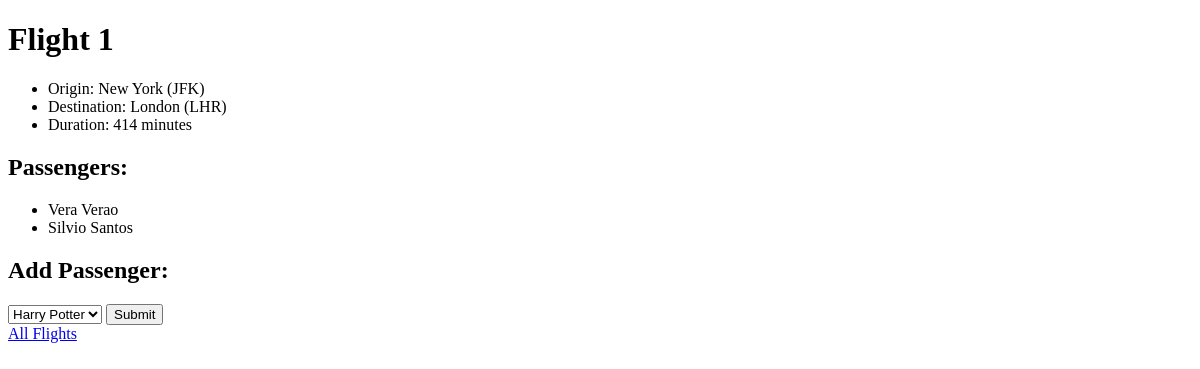
The app's page /flights/1, older data.
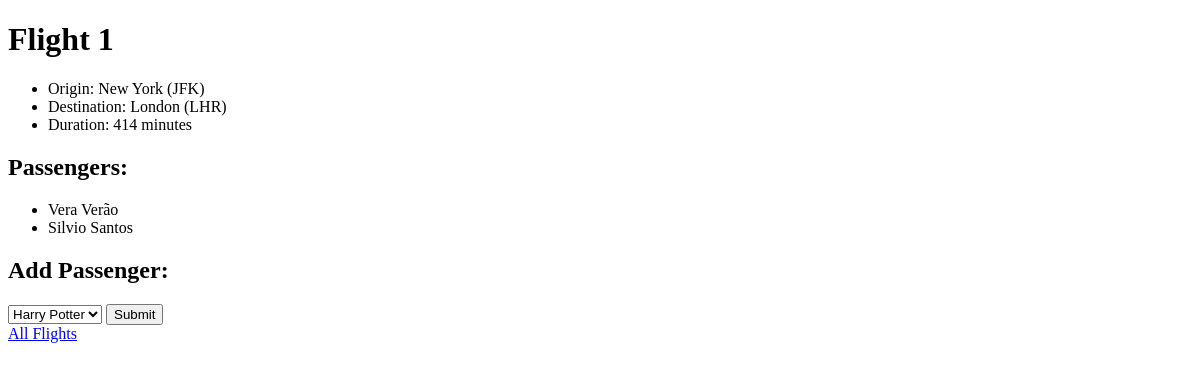
The same page, newer data.
### flights/models.py (models this page shows, shortened)
class Flight(models.Model):
    origin = models.ForeignKey(Airport, on_delete=models.CASCADE, related_name="departures")
    destination = models.ForeignKey(Airport, on_delete=models.CASCADE, related_name="arrivals")
    duration = models.IntegerField()

class Airport(models.Model):
    code = models.CharField(max_length=3)
    city = models.CharField(max_length=64)
    def __str__(self):
        return f"{self.city} ({self.code})"

class Passenger(models.Model):
    first = models.CharField(max_length=64)
    last = models.CharField(max_length=64)
    flights = models.ManyToManyField(Flight, blank=True, related_name="passengers")
    def __str__(self):
        return f"{self.first} {self.last}"

### flights/views.py (the view)
# urls.py: path("<int:flight_id>", views.flight, name="flight"),
def flight(request, flight_id):
    flight = Flight.objects.get(id=flight_id)
    passengers = flight.passengers.all()
    non_passengers = Passenger.objects.exclude(flights=flight).all()
    return render(request, "flights/flight.html", {
        "flight": flight,
        "passengers": passengers,
        "non_passengers": non_passengers
    })

### flights/templates/flights/flight.html (shortened to what this page needs)
{% extends "flights/layout.html" %}
{% block body %}
    <h1>Flight {{ flight.id }}</h1>
    <ul>
        <li>Origin: {{ flight.origin }}</li>
        <li>Destination: {{ flight.destination }}</li>
        <li>Duration: {{ flight.duration }} minutes</li>
    </ul>
    <h2>Passengers:</h2>
    <ul>
        {% for passenger in passengers %}
            <li>{{ passenger }}</li>
        {% empty %}
            <li>No Passengers.</li>
        {% endfor %}
    </ul>
    <h2>Add Passenger:</h2>
    <form action="{% url 'book' flight.id %}" method="post">
        <select name="passenger" id="">
            {% for passenger in non_passengers %}
                <option value="{{ passenger.id }}">{{ passenger }}</option>
            {% endfor %}
        </select>
        <input type="submit">
    </form>
    <a href="{% url 'index' %}">All Flights</a>
{% endblock %}

### flights/templates/flights/layout.html (shortened to what this page needs)
<!DOCTYPE html>
<html lang="en">
    <head>
    </head>
    <body>
        {% block body %}
        {% endblock %}
    </body>
</html>

Row changes from the older to the newer data that the page shows:
changed Passenger: first+last "Vera Verao" → "Vera Verão"
